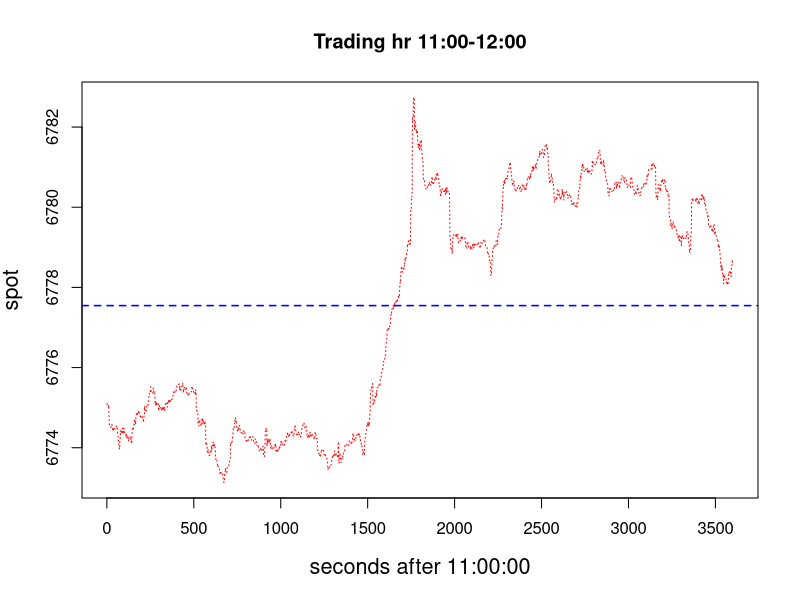
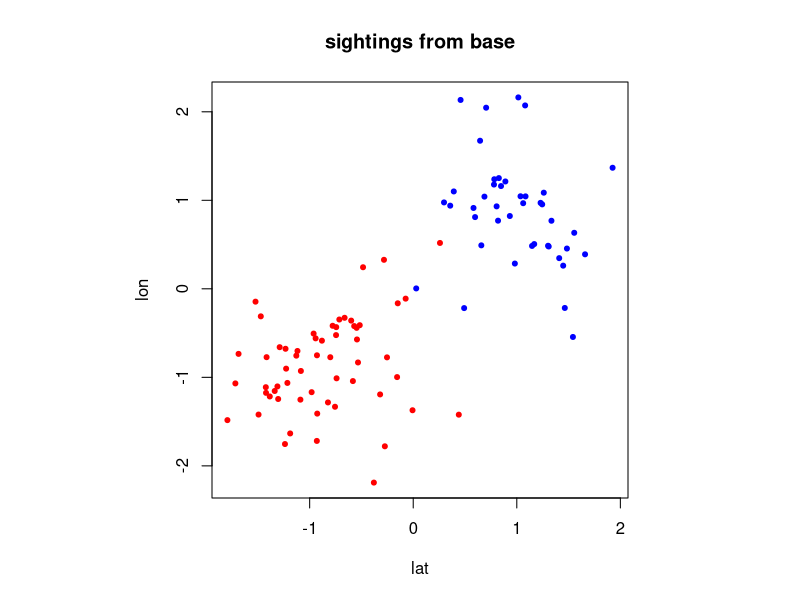

These charts were generated, in order, by the following R code:
#Declare working directory
setwd("C:/Users/Cormac/Desktop/Statistical Analysis/4-Lab 4")

#Part 1
#Extract data from FTSE_1.csv
Spot_Price_Data <- read.table(file = "FTSE_1.csv", header = TRUE, sep = ",")
#Remove ':' from time data
Spot_Price_Data$DateTime = as.numeric(gsub("\\:", "", Spot_Price_Data$DateTime))
#Find data between 11am and 12pm 
index <- which(Spot_Price_Data$DateTime >= 110000 & Spot_Price_Data$DateTime <= 120000)
#Create new data.frame to store values in
Hour_Spot_Price <- list()
#Add datetimes between 11am and 12pm
Hour_Spot_Price$DateTime <- Spot_Price_Data[index,1]
#Add corresponding spot prices for datetimes between 11am and 12pm
Hour_Spot_Price$Spot <- Spot_Price_Data[index,2]
#Reformat datetimes for graph
Hour_Spot_Price$DateTime <- ((Hour_Spot_Price$DateTime - 110000)/100) * 60
#Create visualisation using required layout
plot(1:length(Hour_Spot_Price$Spot), Hour_Spot_Price$Spot, xlab = "seconds after 11:00:00", ylab = "spot", col = "red", lty = 3, main = "Trading hr 11:00-12:00", type = "l", cex.lab = 1.3 )
#Add mean Spot price line
abline(h = mean(Hour_Spot_Price$Spot),lty = 2,col = "blue", lwd = 1.5)
#Produce PDF "trading_hr_110000.pdf"
dev.copy2pdf(file = "trading_hr_110000.pdf")

#Part 2
#Extract data from "coordinates.txt"
coords <- read.table(file = "coordinates.txt", header = TRUE)
coords
#Extract data from "labels.txt"
labels <- read.table(file = "labels.txt", header = FALSE)
#Create plot of coordinates based on which pack the wolf was in
#Select colours for the two packs
colour_one <- "red"
colour_two <- "blue"
#Create a vector of colours where blue occurs when a wolf from pack 1 was sighted and red for pack 2
colour_vec <- vector(length = nrow(labels), "character")
colour_vec [labels == 1] <- colour_one
colour_vec [labels == 2] <- colour_two
#Make plot square
par(pty="s")
#Graph visualisation using these colours for corresponding sightings
plot(coords$horizontal, coords$vertical, col = colour_vec, xlab = "lat", ylab = "lon", main = "sightings from base", pch = 20)
#Produce PDF "wolves.pdf"
dev.copy2pdf(file = "wolves.pdf")
